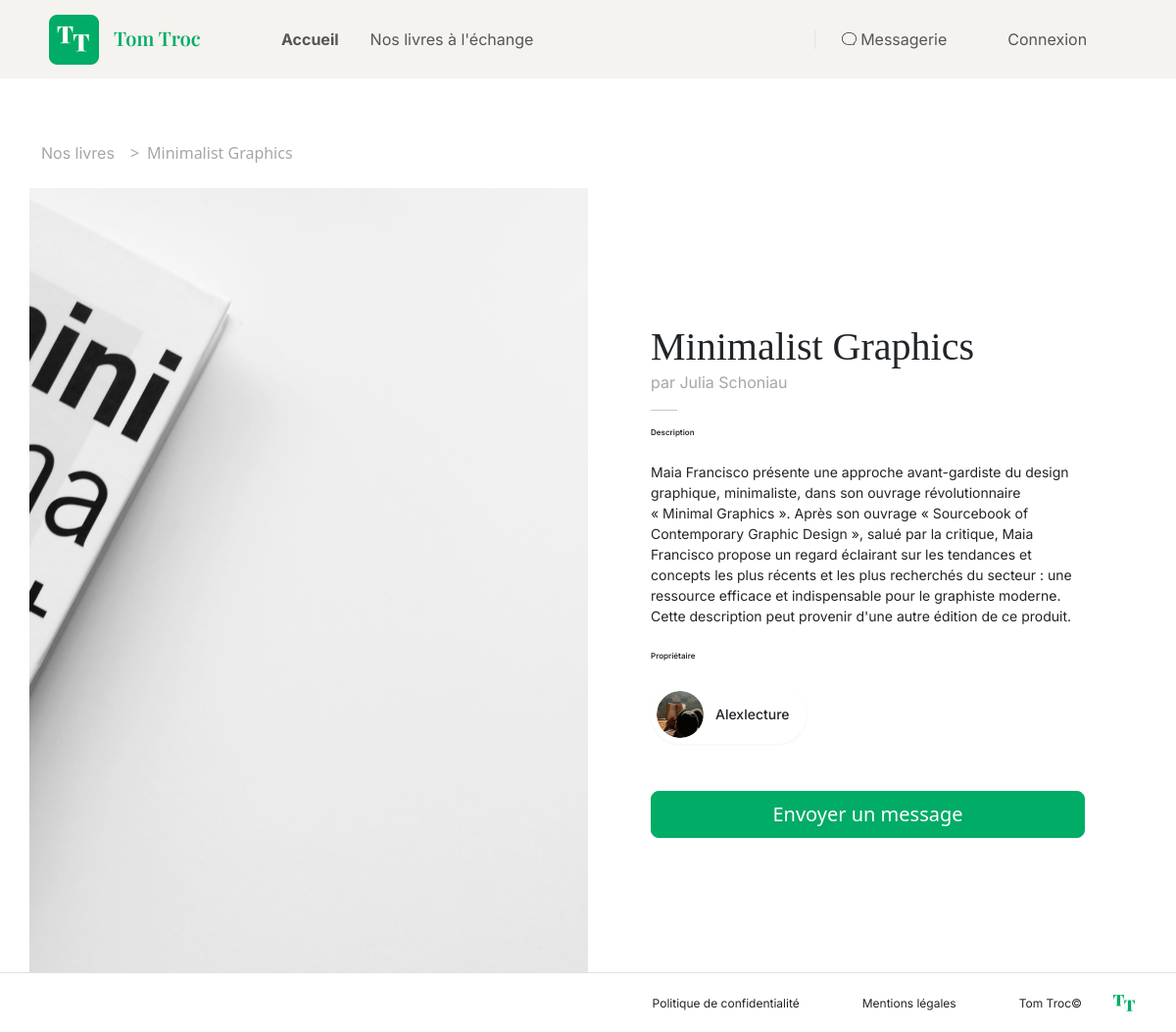
The page /index.php?page=DetailBook&id=6 on the database its author committed.
### tables this page shows
CREATE TABLE IF NOT EXISTS `books` (
  `id` int NOT NULL AUTO_INCREMENT,
  `id_user` int DEFAULT NULL,
  `images` varchar(255) NOT NULL,
  `title` varchar(255) NOT NULL,
  `author` varchar(256) NOT NULL,
  `sell_by` varchar(256) NOT NULL,
  `description` text NOT NULL,
  `available` varchar(255) NOT NULL,
  PRIMARY KEY (`id`),
  KEY `id_user_idx` (`id`),
  KEY `id_user` (`id_user`)
);

CREATE TABLE IF NOT EXISTS `user` (
  `id` int NOT NULL AUTO_INCREMENT,
  `pseudo` varchar(256) NOT NULL,
  `email` varchar(256) NOT NULL,
  `password` varchar(256) NOT NULL,
  `created_at` datetime NOT NULL DEFAULT CURRENT_TIMESTAMP,
  `picture` varchar(256) NOT NULL,
  PRIMARY KEY (`id`),
  UNIQUE KEY `unique_email` (`email`),
  UNIQUE KEY `unique_pseudo` (`pseudo`)
);

### core/view.php (called while the page is built, shortened)
<?php
class View
{
    private string $viewFile;
    public function __construct(string $viewName)
    {
        $this->viewFile = __DIR__ . '/../views/' . $viewName . '.php';
    }
   public function render(array $vars = []): void
    {
        require $this->viewFile;
        require __DIR__ . '/../views/parts/_layout.php';
    }
}

### controllers/BookController.php (called while the page is built, shortened)
<?php
class BookController extends AbstractController
{
    private BookExchangeManager $bookManager;
    private UserManager $userManager;
    public function __construct()
    {
        $this->bookManager = new BookExchangeManager();
        $this->userManager = new UserManager();
    }
    public function showDetailBook(): void
    {
        $id = $_GET['id'] ?? null;
        $book = $this->bookManager->getBookById((int) $id);
        $user = null;
        if ($book && $book->getIdUser() !== null) {
            $user = $this->userManager->getUserById($book->getIdUser());
        }
        $view = new View('bookPage/detailBook');
        $view->render([
            'book' => $book,
            'user' => $user,
        ]);
    }
}

### config/database.php (called while the page is built)
<?php
class Database
{
    private $pdo;
    public function __construct()
    {
        try {
            $this->pdo = new PDO('mysql:host=' . DB_HOST . ';dbname=' . DB_NAME, DB_USER, DB_PASSWORD);
            $this->pdo->setAttribute(PDO::ATTR_ERRMODE, PDO::ERRMODE_EXCEPTION);
        } catch (PDOException $error) {
            die("Erreur de connection :" . $error->getMessage());
        }
    }
    public function getPDO()
    {
        return $this->pdo;
    }
}

### manager/AbstractManager.php (called while the page is built, shortened)
<?php
abstract class AbstractManager
{
    public function __construct()
    {
        $database = new Database();
        $this->db = $database->getPDO();
    }
}

### manager/BookExchangeManager.php (called while the page is built, shortened)
<?php
class BookExchangeManager extends AbstractManager
{
    public function getBookById(int $id): ?Book
    {
        $sql = 'SELECT * FROM books WHERE id = ?';
        $stmt = $this->db->prepare($sql);
        $stmt->execute([$id]);
        $result = $stmt->fetch(PDO::FETCH_ASSOC);
        if ($result) {
            return new Book($result);
        }
        return null;
    }
}

### config/autoload.php (called while the page is built, shortened)
<?php
spl_autoload_register(function ($className) {
    $folders = ['services', 'models', 'manager' ,'controllers', 'views', 'core', 'config',];
    foreach ($folders as $folder) {
        $file = __DIR__ . '/../' . $folder . '/' . $className . '.php';
        if (file_exists($file)) {
            return;
        }
    }
});

### models/book.php (called while the page is built, shortened)
<?php
class Book
{
    private ?int $id_user;
    private string $title;
    private string $author;
    private string $sellBy;
    private string $images;
    private string $description;
    public function __construct(array $data = [])
{
    $this->id_user = $data['id_user'] ?? null;
    $this->title = $data['title'] ?? '';
    $this->author = $data['author'] ?? '';
    $this->sellBy = $data['sell_by'] ?? '';
    $this->images = $data['images'] ?? '';
    $this->description = $data['description'] ?? '';
}
    public function getIdUser(): ?int
    {
        return $this->id_user;
    }
    public function getTitle(): string
    {
        return $this->title;
    }
    public function getAuthor(): string
    {
        return $this->author;
    }
    public function getSellBy(): string
    {
        return $this->sellBy;
    }
    public function getImages(): string
    {
        return $this->images;
    }
    public function getDescription(): string
    {
        return $this->description;
    }
}

### manager/UserManager.php (called while the page is built, shortened)
<?php
class UserManager extends AbstractManager
{
    public function getUserById(int $id)
    {
        $sql = "SELECT * FROM user WHERE id = ?";
        $stmt = $this->db->prepare($sql);
        $stmt->execute([$id]);
        $userData = $stmt->fetch(PDO::FETCH_ASSOC);
        if ($userData) {
            return new User($userData);
        }
        return null;
    }
}

### models/user.php (called while the page is built, shortened)
<?php
class User
{
    private ?string $picture;
    public function __construct(array $data = [])
    {
        if (!empty($data)) {
            $this->picture = $data['picture'] ?? null;
        }
    }
     public function getPicture(): ?string
    {
        return $this->picture;
    }
}

### views/bookPage/detailBook.php (the view)
<section class="pt-5" style="min-height: 600px;">
  <div class=" h-100 mt-3 p-0">
    <div class="container">
      <div class="row h-100 p-0 align-items-stretch">
        <div class="col-12 mb-4">
          <nav class="text-custom" aria-label="breadcrumb">
            <ol class="breadcrumb mb-0">
              <li class="breadcrumb-item">
                <a href="index.php?page=BookExchange" class="text-custom text-decoration-none text-reset">Nos livres</a>
              </li>
              <li class="breadcrumb-item active text-muted text-custom" aria-current="page">
                <?= htmlspecialchars($book->getTitle()) ?>
              </li>
            </ol>
          </nav>
        </div>
        <div class="col-md-6 p-0 d-none d-md-block">
          <img style="width: 100%" src="<?= htmlspecialchars($book->getImages()) ?>" alt="Couverture du livre"
            class="img-fluid fixed-size-image">
        </div>
        <div class="col-md-5 d-flex flex-column justify-content-center px-3 ms-5">
          <h1><?= htmlspecialchars($book->getTitle()) ?></h1>
          <p class="text-muted custom-author">par <?= htmlspecialchars($book->getAuthor()) ?></p>
          <hr class="small-line mx-0 my-3">
          <p class="custom-bibli">Description</p><br>
          <p class="custom-number"><?= nl2br(htmlspecialchars($book->getDescription())) ?></p>
          <p class="mt-4 custom-bibli">Propriétaire</p><br>
          <a href="/index.php?page=publicAccount&pseudo=<?= urlencode($book->getSellBy()) ?>" class="user-badge">
            <?php if ($user !== null): ?>
              <img src="<?= htmlspecialchars($user->getPicture()) ?>" alt="Photo de profil" class="avatar">
            <?php else: ?>
              <img src="images/livres.jpeg" alt="Photo de profil par défaut" class="avatar">
            <?php endif; ?>
            <span class="username"><?= htmlspecialchars($book->getSellBy()) ?></span>
          </a>
          <a href="/index.php?page=chat&with=<?= urlencode($book->getSellBy()) ?>" class="btn btn-primary btn-lg custom-button-reverse mt-5">Envoyer un message</a>
        </div>
      </div>
    </div>
  </div>
</section>

### css/style.css (style rules this page uses)
body, h1, h2, h3, h4, h5, h6, p { margin: 0; padding: 0; }
h1, h2, h3, h4, h5 { font-family: 'Playfair Display'; }
p, a { font-family: 'Inter'; }
:root { --footerColor: #FFFFFF; --backgroundLightColor: #FAF9F7; --backgroundColor: #F5F3EF; --buttonColor: #00AC66; --separatorColor: #A6A6A6; --textInfo: #292929; --textHover:#006D41; }
.btn-primary { background-color: var(--buttonColor) !important; border-color: var(--buttonColor) !important; margin-top: 10px; }
.col-md-6 img { width: 404px; height: 539px; }
.small-line { width: 27px; border-left: 1px solid var(--separatorColor); }
.user-badge { display: inline-flex; align-items: center; background-color: var(--footerColor); border-radius: 114px; padding: 6px 17px 6px 6px; width: auto !important; max-width: max-content; box-sizing: border-box; box-shadow: 0 1px 3px rgba(0, 0, 0, 0.05); text-decoration: none; color: inherit; }
.avatar { width: 48px !important; height: 48px !important; border-radius: 50%; object-fit: cover; display: block; }
.username { width: auto; max-width: auto; font-size: 14px; font-weight: 500; line-height: 17px; margin-left: 12px; white-space: nowrap; }
.breadcrumb .text-custom { color: #A6A6A6 !important; }
.breadcrumb-item + .breadcrumb-item::before { content: ">"; color: #A6A6A6; padding: 0 0.5rem; }
.custom-author { color: #A6A6A6 !important; font-size: 16px; font-weight: 400; }
.fixed-size-image { width: 720px !important; height: 100vh !important; object-fit: cover !important; display: block !important; }
.custom-bibli { font-size: 8px; font-weight: 600; color: #292929; }
.custom-number { font-size: 14px; font-weight: 400; }

### rows shown on the page
books: title "Minimalist Graphics", images (picture), author "Julia Schoniau", description "Maia Francisco présente une approche avant-gardiste du design graphique, minimaliste, dans son ouvrage révolutionnaire « Minimal Graphics ». Après son ouvrage « Sourcebook of Contemporary Graphic Design », salué par la critique, Maia Francisco propose un regard éclairant sur les tendances et concepts les plus récents et les plus recherchés du secteur : une ressource efficace et indispensable pour le graphiste moderne. Cette description peut provenir d'une autre édition de ce produit.", sell_by "Alexlecture"
user: picture (picture)
